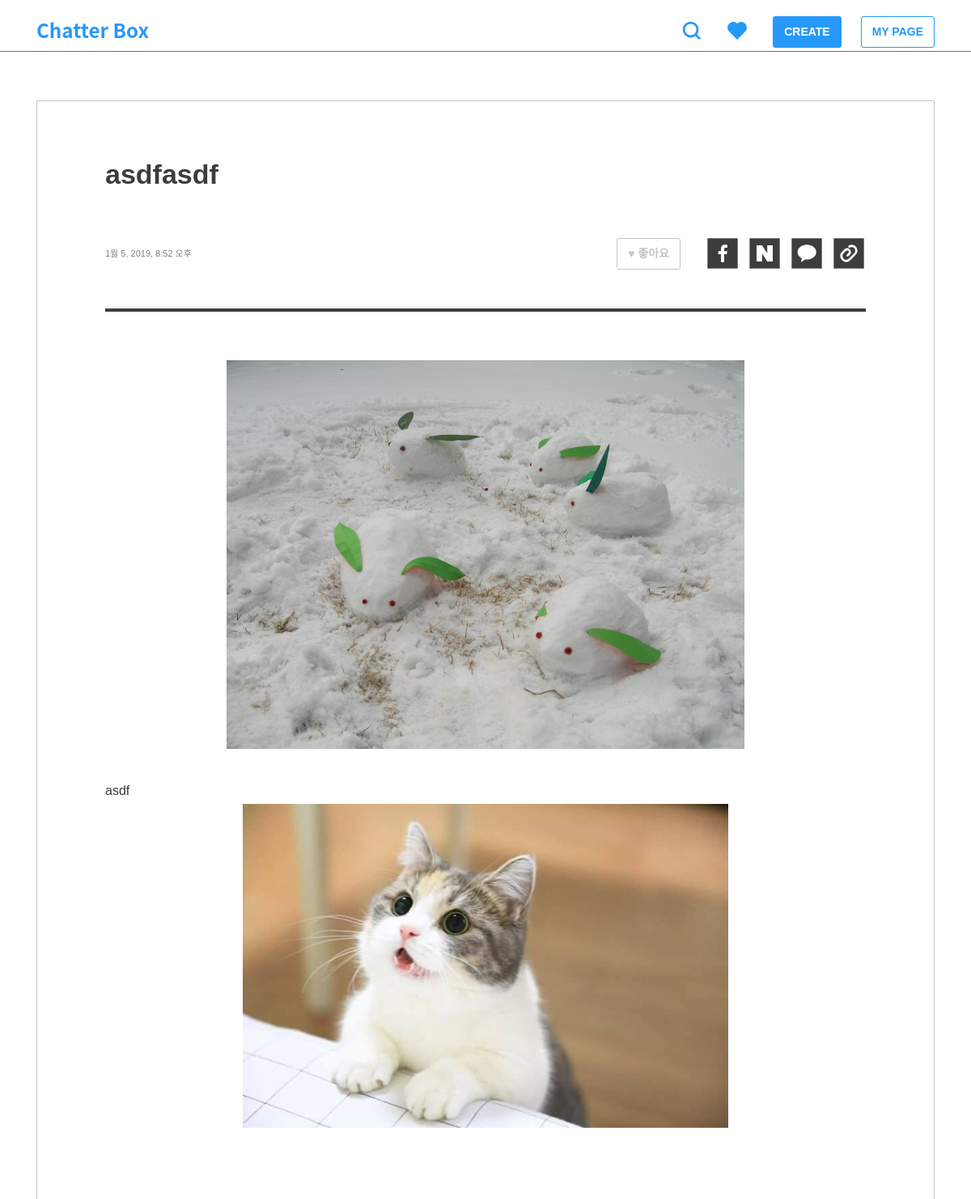
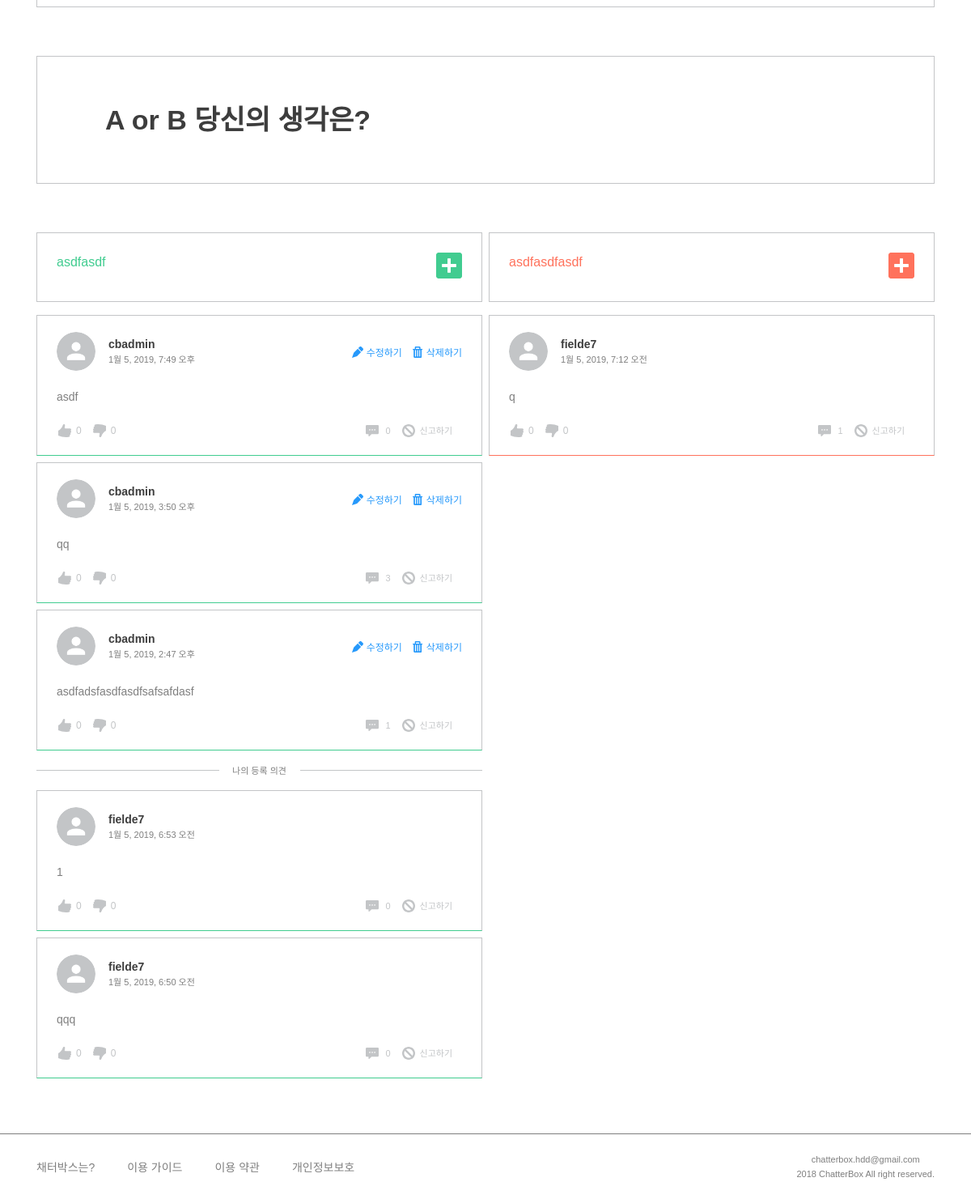
/post/2/ (signed in), run on the app's committed database (2 pictures, top to bottom).
### post/models.py (models this page shows, shortened)
class TimeStampedModel(models.Model):
    created_at = models.DateTimeField(auto_now_add=True, null=True)
    updated_at = models.DateTimeField(auto_now=True, null=True)
    class Meta():
        abstract = True

class Post(TimeStampedModel):
    author = models.ForeignKey(settings.AUTH_USER_MODEL)
    category = models.ForeignKey('Category')
    title = models.CharField(max_length=160, null=True)
    thumbnail = models.ImageField(upload_to='post', blank=True, null=True)
    background = models.TextField()
    background_image1 = models.ImageField(upload_to='post', blank=True, null=True)
    background_image2 = models.ImageField(upload_to='post', blank=True, null=True)
    background_image3 = models.ImageField(upload_to='post', blank=True, null=True)
    tag = TagField()
    view_count = models.PositiveSmallIntegerField(default=0)
    share_count = models.PositiveSmallIntegerField(default=0)
    pro_title = models.CharField(max_length=160, null=True)
    con_title = models.CharField(max_length=160, null=True)
    class Meta:
        ordering = ['-created_at']

### comment/models.py (models this page shows, shortened)
class TimeStampedModel(models.Model):
    created_at = models.DateTimeField(auto_now_add=True, null=True)
    updated_at = models.DateTimeField(auto_now=True, null=True)
    class Meta():
        abstract = True

class Comment(TimeStampedModel):
    post = models.ForeignKey(post_models.Post)
    author = models.ForeignKey(settings.AUTH_USER_MODEL)
    content = models.TextField()
    type = models.BooleanField(default=True)

### member/models.py (models this page shows)
class User(AbstractUser):
    GENDER_MALE = 'm'
    GENDER_FEMALE = 'f'
    GENDER_OTHER = 'o'
    CHOICES_GENDER = (
        (GENDER_MALE, '남성'),
        (GENDER_FEMALE, '여성'),
        (GENDER_OTHER, '기타'),
    )
    profile_image = models.ImageField(default='default/user.png', null=True, upload_to='user')
    bio = models.CharField(max_length=160, null=True)
    gender = models.CharField(max_length=1, choices=CHOICES_GENDER)
    like_posts = models.ManyToManyField('post.Post', blank=True, related_name='like_users')
    like_comments = models.ManyToManyField('comment.Comment', blank=True, related_name='like_comments')
    hate_comments = models.ManyToManyField('comment.Comment', blank=True, related_name='hate_comments')
    objects = UserManager()
    def __str__(self):
        return self.username

### post/views.py (the view)
# urls.py: url(r'^(?P<post_pk>\d+)/$', views.post_detail, name='post_detail'),
def post_detail(request, post_pk):
    post = get_object_or_404(Post, pk=post_pk)
    procomments = comment_models.Comment.objects.filter(post=post, type=True).order_by('-created_at')
    procomments_mine = procomments.filter(author=request.user).order_by('-created_at')
    procomments_exclude = procomments.exclude(author=request.user).order_by('-created_at')
    concomments = comment_models.Comment.objects.filter(post=post, type=False).order_by('-created_at')
    concomments_mine = concomments.filter(author=request.user).order_by('-created_at')
    concomments_exclude = concomments.exclude(author=request.user).order_by('-created_at')
    comment_form = comment_forms.CommentForm()
    comment_on_comment_form = comment_forms.CommentOnCommentForm()
    report_comment_form = comment_forms.ReportCommentForm()
    post.view_count = post.view_count + 1
    post.save()
    context = {
        'post': post,
        'procomments_mine': procomments_mine,
        'procomments_exclude': procomments_exclude,
        'concomments_mine': concomments_mine,
        'concomments_exclude': concomments_exclude,
        'comment_form': comment_form,
        'comment_on_comment_form': comment_on_comment_form,
        'report_comment_form': report_comment_form,
    }
    return render(request, 'post/post_detail.html', context)

### post/templatetags/post_extras.py (called while the page is built)
@register.filter
def split_tags(value):
    tags = []
    split_comma = value.split(',')
    for tag in split_comma:
        split_space = tag.split(" ")
        for tag in split_space:
            if tag:
                tags.append(tag)
    return tags

### templates/post/post_detail.html (shortened to what this page needs)
{% extends 'base.html' %}
{% load static %}
{% load post_extras %}
{% block customCSS %}
<link rel="stylesheet" href="{% static 'css/post/post_detail.css' %}">
{% endblock %}
{% block content %}
<div class="post-body m60">
	<h2>{{ post.title }}</h2>
	<div class="detail-header">
		<span>{{ post.updated_at }}</span>
		<div class="btn-wrap">
			<form action="{% url 'post:post_like_toggle' post_pk=post.pk %}?next={% url 'post:post_detail' post_pk=post.pk %}"
			 method="POST">
				{% if post in user.like_posts.all %}
				<button class="btn btn-line">♥ 좋아요</button>
				{% else %}
				<button class="btn btn-fill">♥ 좋아요</button>
				{% endif %}
			</form>
			{% include 'include/share.html' %}
		</div>
	</div>
	<div class="detail-body">
		{% if post.thumbnail %}
		<div class="thumbnail">
			<img src="{{ post.thumbnail.url }}" />
		</div>
		{% endif %}
		<span class="post-background">{{ post.background|safe|linebreaks }}</span>
		{% if post.background_image1 %}
		<div class="thumbnail"><img src="{{ post.background_image1.url }}" /></div>
		{% endif %}
	</div>
</div>
<div class="opinion m60">
	<h2>A or B 당신의 생각은?</h2>
</div>
{% include 'comment/comment_list.html' %}
{% endblock %}

### templates/comment/comment_list.html (shortened to what this page needs)
{% load static %}
{% block customCSS %}
<link rel="stylesheet" href="{% static 'css/post/comments.css' %}">
{% endblock %}
<div class="row comment_title">
    <div class="col-6 pro-title">
        <h5>{{ post.pro_title }}</h5>
        <a data-toggle="collapse" href="#pro-form">
            <img class="add-pro" src="{% static 'img/add-pro.svg' %}" />
        </a>
    </div>
    <div class="col-6 con-title">
        <h5>{{ post.con_title }}</h5>
        <a data-toggle="collapse" href="#con-form">
            <img class="add-con" src="{% static 'img/add-con.svg' %}" />
        </a>
    </div>
</div>
<div class="row comment-wrap">
    <div class="pro-comments col-6">
        <div class="comment-list pro-list">
            <ul class="mine">
                {% for comment in procomments_mine.all %}
                <li class="comment">{% include 'include/comment.html' %}</li>
                {% if forloop.last %}
                <div class="comment-divider pro-divider">
                    <hr>
                    <span>나의 등록 의견</span>
                    <hr>
                </div>
                {% endif %}
                {% endfor %}
            </ul>
            <ul class="etc">
                {% for comment in procomments_exclude.all %}
                <li class="comment">{% include 'include/comment.html' %}</li>
                {% endfor %}
            </ul>
        </div>
    </div>
    <div class="con-comments col-6">
        <div class="comment-list con-list">
            <ul class="etc">
                {% for comment in concomments_exclude.all %}
                <li class="comment">{% include 'include/comment.html' %}</li>
                {% endfor %}
            </ul>
        </div>
    </div>
</div>

### templates/include/comment.html (shortened to what this page needs)
{% load static %}
<div class="comment-header">
    <div class="header-left">
        <img src="{{ comment.author.profile_image.url }}" />
        <h6>{{ comment.author }}<br><span>{{ comment.created_at }}</span></h6>
    </div>
    <div class="header-right">
        {% if comment.author == request.user %}
        <a onclick="$('.clear-btn').click();$('#content-{{ comment.pk }}').load('{% url 'comment:comment_update' comment_pk=comment.pk %}');"><img
                src="{% static 'img/edit.png' %}">수정하기</a>
        <a class="comment-delete" name="{{ comment.pk }}"><img src="{% static 'img/delete.png' %}" />삭제하기</a>
        {% endif %}
    </div>
</div>
<h6 id="content-{{ comment.pk }}" class="comment-content">{{ comment.content|linebreaks }}</h6>
<div class="comment-footer">
    <div class="btn-wrap">
        <div class="like-hate">
            <form action="{% url 'comment:comment_like_toggle' comment_pk=comment.pk %}" method="POST">
                <button>
                    {% if comment in user.like_comments.all %}
                    <img src="{% static '/img/like_hate_fill.png' %}" />
                    <p class="count active"> {{ comment.like_comments.count }}</p>
                    {% else %}
                    <img src="{% static '/img/like_hate_empty.png' %}" />
                    <p class="count"> {{ comment.like_comments.count }}</p>
                    {% endif %}
                </button>
            </form>
        </div>
        <div class="like-hate">
            <form action="{% url 'comment:comment_hate_toggle' comment_pk=comment.pk %}" method="POST">
                <button>
                    {% if comment in user.hate_comments.all %}
                    <img class="hate" src="{% static '/img/like_hate_fill.png' %}" />
                    <p class="count active">{{ comment.hate_comments.count }}</p>
                    {% else %}
                    <img class="hate" src="{% static '/img/like_hate_empty.png' %}" />
                    <p class="count">{{ comment.hate_comments.count }}</p>
                    {% endif %}
                </button>
            </form>
        </div>
    </div>
    <div class="btn-wrap">
        <button>
            <a data-toggle="collapse" href="#action-{{ comment.pk }}">
                <img src="{% static '/img/comment.png' %}" style="margin-right: 4px;" />
                <span class="count">{{ comment.comment_on_comment.count }}</span>
            </a>
        </button>
        <button>
            <a data-toggle="collapse" href="#action-{{ comment.pk }}">
                <img src="{% static '/img/report.png' %}" />
                <span class="count">신고하기</span>
            </a>
        </button>
    </div>
</div>

### static/css/style.css (style rules this page uses)
html, body, div, span, applet, object, iframe, h1, h2, h3, h4, h5, h6, p, blockquote, pre, a, abbr, acronym, address, big, cite, code, del, dfn, em, img, ins, kbd, q, s, samp, small, strike, strong, sub, sup, tt, var, b, u, i, center, dl, dt, dd, ol, ul, li, fieldset, form, label, legend, table, caption, tbody, tfoot, thead, tr, th, td, article, aside, canvas, details, embed, figure, figcaption, footer, header, hgroup, menu, nav, output, ruby, section, summary, time, mark, audio, video { margin: 0; padding: 0; border: 0; font-size: 100%; font: inherit; vertical-align: baseline; }
body { display: flex; min-height: 100vh; flex-direction: column; font-family: "Noto Sans KR", sans-serif; }
ol, ul { list-style: none; }
button { all: unset; cursor: pointer; }
a { all: unset; text-decoration: none !important; cursor: pointer; }
h2 { font-size: 45px; line-height: 80px; font-weight: 700; color: #3d3d3d; }
h5 { font-size: 16px; line-height: 24px; font-weight: 500; color: #3d3d3d; }
h6 { font-size: 14px; line-height: 24px; font-weight: 400; color: #3d3d3d; }
p { font-size: 12px; line-height: 20px; font-weight: 400; color: #7f7f7f; }
span { font-size: 11px; line-height: 18px; font-weight: 400; color: #7f7f7f; }
.btn { padding: 8px 13px; border-radius: 3px; font-size: 14px; font-weight: 700; }
.btn-line { color: #2699FB !important; background-color: #fff; border: 1px solid #2699FB; }
.m60 { margin-top: 60px; margin-bottom: 60px; }

### static/css/post/post_detail.css (style rules this page uses)
.post-body { padding: 60px 84px; border: 1px solid #C3C5C7; }
.post-body h2 { font-size: 34px; line-height: 60px; }
.post-body .detail-header { display: flex; justify-content: space-between; align-items: center; padding: 48px 0; border-bottom: 4px solid #3d3d3d; }
.post-body .detail-header .btn-wrap { display: flex; flex-direction: row; align-items: center; }
.post-body .detail-header .btn-wrap .btn { margin-right: 20px; }
.post-body .detail-header .btn-wrap .btn-line { border-color: #C3C5C7; color: #C3C5C7 !important; }
.post-body .detail-body { margin-top: 60px; }
.post-body .detail-body .thumbnail { max-width: 100%; margin-bottom: 32px; text-align: center; }
.post-body .detail-body .thumbnail img { max-width: 100%; }
.post-body .detail-body .post-background p { font-size: 16px; line-height: 32px; font-weight: 400; color: #3d3d3d; }
.opinion { padding: 48px 84px; border: 1px solid #C3C5C7; }
.opinion h2 { font-size: 34px; line-height: 60px; }
.comment_title { margin: 8px 0; }
.comment_title .col-6 { display: flex; justify-content: space-between; padding: 24px; max-width: calc(50% - 4px); border: 1px solid #C3C5C7; }
.comment_title .col-6 img { width: 32px; height: 32px; cursor: pointer; }
.comment_title .pro-title { margin-right: 4px; }
.comment_title .con-title { margin-left: 4px; }
.comment_title .pro-title h5 { color: #41CC90; }
.comment_title .con-title h5 { color: #FF725C; }

### data on the page
Post: title "asdfasdf", updated_at "1월 5, 2019, 8:52 오후", thumbnail (picture), background "asdf", background_image1 (picture), pro_title "asdfasdf", con_title "asdfasdfasdf"
Comment: author.profile_image (placeholder picture), author "cbadmin", created_at "1월 5, 2019, 7:49 오후", content "asdf", like_comments.count "0", hate_comments.count "0", comment_on_comment.count "0"
Comment: author.profile_image (placeholder picture), author "cbadmin", created_at "1월 5, 2019, 3:50 오후", content "qq", like_comments.count "0", hate_comments.count "0", comment_on_comment.count "3"
Comment: author.profile_image (placeholder picture), author "cbadmin", created_at "1월 5, 2019, 2:47 오후", content "asdfadsfasdfasdfsafsafdasf", like_comments.count "0", hate_comments.count "0", comment_on_comment.count "1", shows "나의 등록 의견"
Comment: author.profile_image (placeholder picture), author "fielde7", created_at "1월 5, 2019, 6:53 오전", content "1", like_comments.count "0", hate_comments.count "0", comment_on_comment.count "0"
Comment: author.profile_image (placeholder picture), author "fielde7", created_at "1월 5, 2019, 6:50 오전", content "qqq", like_comments.count "0", hate_comments.count "0", comment_on_comment.count "0"
Comment: author.profile_image (placeholder picture), author "fielde7", created_at "1월 5, 2019, 7:12 오전", content "q", like_comments.count "0", hate_comments.count "0", comment_on_comment.count "1"
